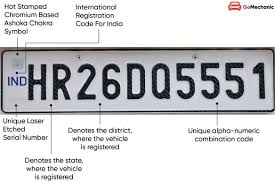
#> input picture Licence_plate_recognition/test1.jpg, 275 x 183 px
$ python main.py   (older library calls are emulated)
#> lines starting #> are read from the running program, lines starting #| are printed output that depends on the picture; after the words box and inside, x2 and y2 are one past the last pixel; in counts of white or black regions, pixels touching at a corner belong together
#> further down, img is the input picture: shape (183, 275, 3); mean B, G, R 209.5, 207.4, 207.2
import numpy as np
import cv2
from copy import deepcopy
from PIL import Image
import pytesseract
pytesseract.pytesseract.tesseract_cmd = 'C:\\Program Files (x86)\\Tesseract-OCR\\tesseract.exe'
def preprocess(img):
    cv2.imshow("Input",img)
    imgBlurred = cv2.GaussianBlur(img, (5,5), 0)
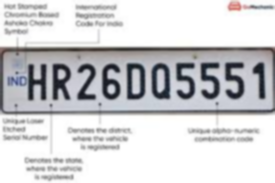
#> imgBlurred: shape (183, 275, 3); mean B, G, R 209.5, 207.4, 207.2
    gray = cv2.cvtColor(imgBlurred, cv2.COLOR_BGR2GRAY)

    sobelx = cv2.Sobel(gray,cv2.CV_8U,1,0,ksize=3)
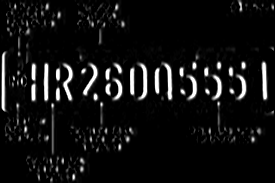
#> sobelx: shape (183, 275); min 0, max 255, mean 16.6
    #cv2.imshow("Sobel",sobelx)
    #cv2.waitKey(0)
    ret2,threshold_img = cv2.threshold(sobelx,0,255,cv2.THRESH_BINARY+cv2.THRESH_OTSU)
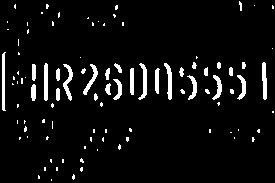
#> threshold_img: shape (183, 275); 5.6% white; 98 white regions (70 under 20 px), largest, box (x1, y1, x2, y2) and area: (2, 52, 6, 111) 175, (63, 64, 73, 101) 156, (138, 63, 147, 100) 152
#> ret2 = 105
    #cv2.imshow("Threshold",threshold_img)
    #cv2.waitKey(0)
    return threshold_img

def cleanPlate(plate):
    print ("CLEANING PLATE. . .")
    gray = cv2.cvtColor(plate, cv2.COLOR_BGR2GRAY)
    #kernel = cv2.getStructuringElement(cv2.MORPH_CROSS, (3, 3))
    #thresh= cv2.dilate(gray, kernel, iterations=1)

    _, thresh = cv2.threshold(gray, 150, 255, cv2.THRESH_BINARY)
    contours,hr = cv2.findContours(thresh.copy(),cv2.RETR_EXTERNAL, cv2.CHAIN_APPROX_NONE)

    if contours:
        areas = [cv2.contourArea(c) for c in contours]
        max_index = np.argmax(areas)

        max_cnt = contours[max_index]
        max_cntArea = areas[max_index]
        x,y,w,h = cv2.boundingRect(max_cnt)

        if not ratioCheck(max_cntArea,w,h):
            return plate,None

        cleaned_final = thresh[y:y+h, x:x+w]
        #cv2.imshow("Function Test",cleaned_final)
        return cleaned_final,[x,y,w,h]

    else:
        return plate,None


def extract_contours(threshold_img):
    element = cv2.getStructuringElement(shape=cv2.MORPH_RECT, ksize=(17, 3))
    morph_img_threshold = threshold_img.copy()
    cv2.morphologyEx(src=threshold_img, op=cv2.MORPH_CLOSE, kernel=element, dst=morph_img_threshold)
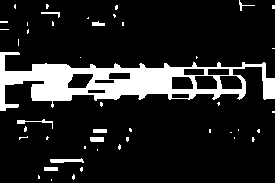
#> morph_img_threshold: shape (183, 275); 13.6% white; 46 white regions (37 under 20 px)
    cv2.imshow("Morphed",morph_img_threshold)
    cv2.waitKey(0)

    cnt,hr= cv2.findContours(morph_img_threshold,mode=cv2.RETR_EXTERNAL,method=cv2.CHAIN_APPROX_NONE)
#> cnt = 46 contours, 38 with area under 20; largest, box (x1, y1, x2, y2) and area: (0, 52, 275, 111) 7144, (50, 158, 84, 163) 80, (90, 137, 104, 142) 52, (44, 167, 58, 171) 39, (93, 129, 107, 133) 39, (17, 119, 53, 129) 38, (92, 21, 105, 26) 31, (41, 12, 60, 18) 22; hr = 46 rows, first 6: [1, -1, -1, -1], [2, 0, -1, -1], [3, 1, -1, -1], [4, 2, -1, -1], [5, 3, -1, -1], [6, 4, -1, -1]
#> `contours= extract_contours(threshold_img)`: contours has the same summary as cnt in extract_contours
    return cnt


def ratioCheck(area, width, height):
    ratio = float(width) / float(height)
    if ratio < 1:
        ratio = 1 / ratio

    aspect = 4.7272
    min = 15*aspect*15  # minimum area
    max = 125*aspect*125  # maximum area

    rmin = 3
    rmax = 6

    if (area < min or area > max) or (ratio < rmin or ratio > rmax):
        return False
    return True

def isMaxWhite(plate):
    avg = np.mean(plate)
    if(avg>=115):
        return True
    else:
        return False

def validateRotationAndRatio(rect):
    (x, y), (width, height), rect_angle = rect

    if(width>height):
        angle = -rect_angle
    else:
        angle = 90 + rect_angle

    if angle>15:
        return False

    if height == 0 or width == 0:
        return False

    area = height*width
    if not ratioCheck(area,width,height):
        return False
    else:
        return True


def cleanAndRead(img,contours):
    #count=0
    for i,cnt in enumerate(contours):
        min_rect = cv2.minAreaRect(cnt)

        if validateRotationAndRatio(min_rect):

            x,y,w,h = cv2.boundingRect(cnt)
            plate_img = img[y:y+h,x:x+w]


            if(isMaxWhite(plate_img)):
                #count+=1
                clean_plate, rect = cleanPlate(plate_img)

                if rect:
                    x1,y1,w1,h1 = rect
                    x,y,w,h = x+x1,y+y1,w1,h1
                    cv2.imshow("Cleaned Plate",clean_plate)
                    cv2.waitKey(0)
                    plate_im = Image.fromarray(clean_plate)
                    text = pytesseract.image_to_string(plate_im, lang='eng')

                    print ("Detected Text : ",text)
                    img = cv2.rectangle(img,(x,y),(x+w,y+h),(0,255,0),2)
                    cv2.imshow("Detected Plate",img)
                    cv2.waitKey(0)
                    return
#> this loop made 29 passes
#> (min_rect, width in validateRotationAndRatio, height in validateRotationAndRatio, rect_angle in validateRotationAndRatio, angle in validateRotationAndRatio, area in validateRotationAndRatio) on pass 29: (((137, 81), (58, 274), -90), 58, 274, -90, 0, 15892)
#> (width in validateRotationAndRatio, height in validateRotationAndRatio, rect_angle in validateRotationAndRatio, angle in validateRotationAndRatio) on passes 2, 3, 4, 8, 9, 10: (3, 1, -90, 90), (5, 2, -90, 90), (4, 2, -90, 90), (2, 1, -90, 90), (5, 2, -90, 90), (4, 2, -90, 90)
#| CLEANING PLATE. . .
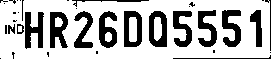
#> clean_plate: shape (59, 271); 72.1% white; 36 black regions (20 under 20 px), largest, box (x1, y1, x2, y2) and area: (25, 12, 44, 49) 437, (50, 12, 68, 48) 435, (149, 11, 167, 47) 431
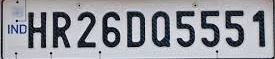
#> plate_img: shape (59, 275, 3); mean B, G, R 160.5, 153.3, 151.5

    #print "No. of final cont : " , count


if __name__ == '__main__':
    print ("DETECTING PLATE . . .")

    #img = cv2.imread("testData/Final.JPG")
    img = cv2.imread("test1.jpg")

    threshold_img = preprocess(img)
    contours= extract_contours(threshold_img)

    # [5 lines of commented-out code are left out]


    cleanAndRead(img,contours)
#> (the call stopped at in cleanAndRead, `text = pytesseract.image_to_string(plate_im, lang='eng')`: pytesseract is not available in this run)
